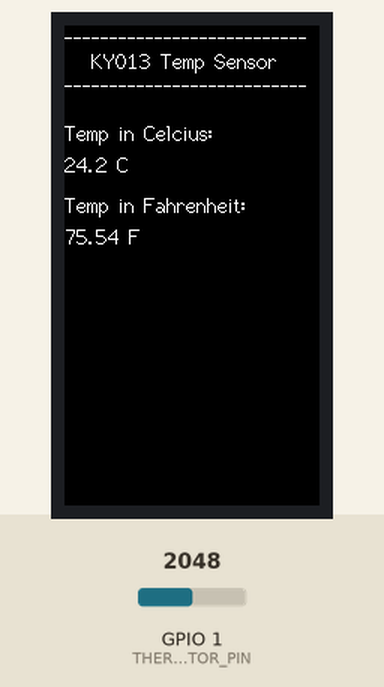
Bench run of a program on a simulated ESP32-S3. On the bench: 170×320 colour display. The inputs (shaded band) are chosen by the test bench; at power-on: GPIO 1 (THERMISTOR_PIN) = 2048 (analog values on the 0–4095 scale).

Above: at 3.4 s.
3.5 s: GPIO 1 (THERMISTOR_PIN) set to 3
At 4.6 s:
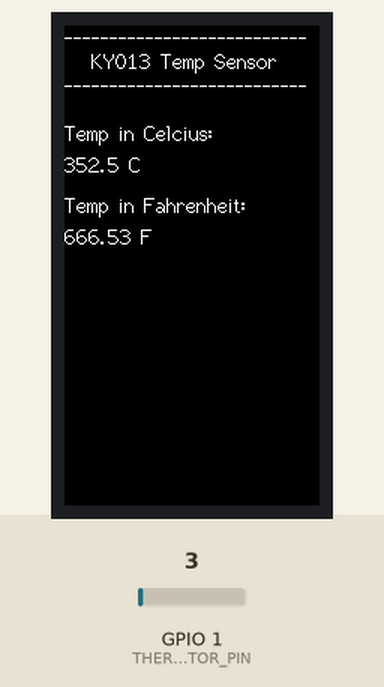
6.2 s: GPIO 1 (THERMISTOR_PIN) set to 0
At 7.4 s:
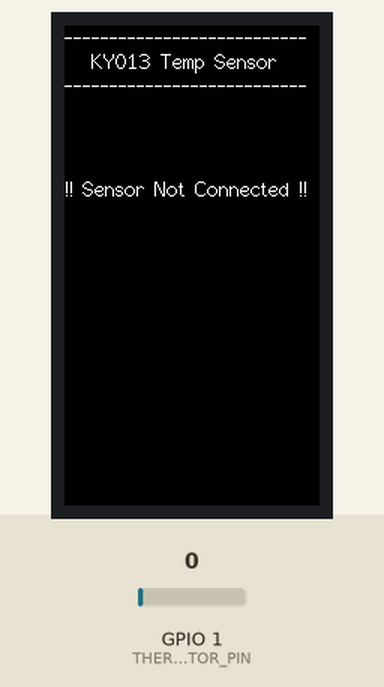
8.9 s: GPIO 1 (THERMISTOR_PIN) set to 491
At 10.43 s:
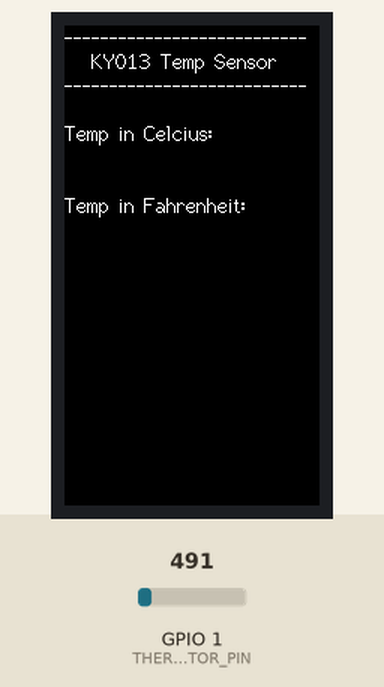
11.9 s: GPIO 1 (THERMISTOR_PIN) set to 4043
At 13.8 s:
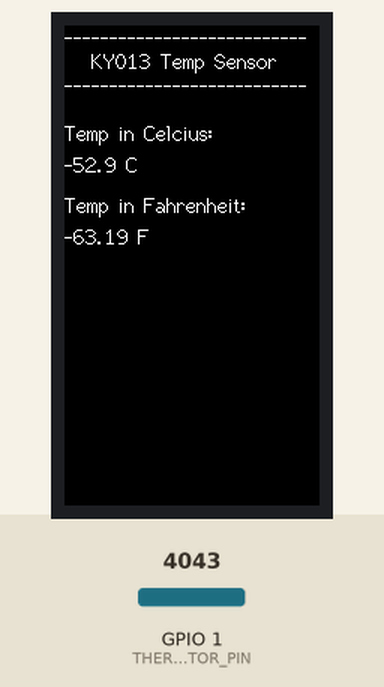
14.6 s: GPIO 1 (THERMISTOR_PIN) set to 4094
At 17.0 s:
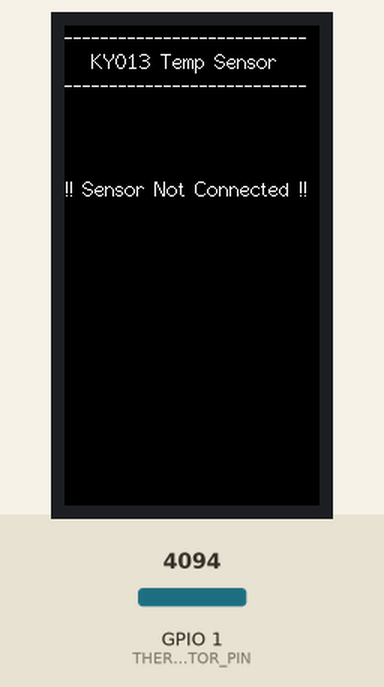
Timing chart, 0 to 18.5 s (numbered marks = the images above; inputs shaded):
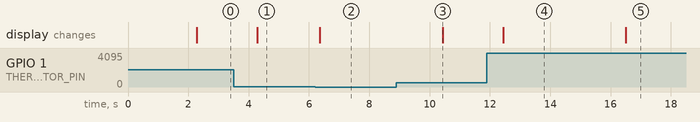

Measured:
- the behaviour switches between 2 and 1 on GPIO 1 (THERMISTOR_PIN) (found by bisection; images 1 and 2)
- the behaviour switches between 4093 and 4094 on GPIO 1 (THERMISTOR_PIN) (found by bisection; images 4 and 5)
- after the input at 3.5 s, the display: changes after 0.78 s (image 1)
- after the input at 6.2 s, the display: changes after 0.15 s (image 2)
- after the input at 8.9 s, the display: changes after 1.5 s (image 3)
- after the input at 11.9 s, the display: changes after 0.53 s (image 4)
- after the input at 14.6 s, the display: changes after 1.9 s (image 5)

The program:

main.cpp
```cpp
/*********************************************************************************************************
 * LILYGO T-Display-S3 KY-013 Thermistor Temperature Sensor Project
 *
 * Description:
 *   This code reads temperature data from a KY-013 thermistor sensor and displays it on the built-in
 *   screen of the LilyGO T-Display-S3 using the TFT_eSPI library.
 *   The code uses state machine logic to avoid using delays, which is code blocking.
 *   The temperature is displayed in both Celsius and Fahrenheit.
 *   The screen is only updated if there is a change in the temperature readings.
 *
 * How It Works:
 *   1. Sensor Reading: The code reads analog data from the KY-013 sensor at regular 2-second intervals.
 *   2. Converts to resistance using series resistor value.
 *   3. Calculates temperature using Steinhart-Hart equation & applies a calibration offset.
 *   2. Display: The temperature data is updated on the screen only when there is a difference in readings.
 *   3. State Machine: A state machine is used to manage the timing of sensor readings and display updates.
 *
 * Pin Connections:
 *   - KY-013 Signal Pin -> GPIO1 (ADC1_CH0)
 *   - LCD Backlight     -> GPIO15
 *   - Ground            -> GND
 *   - Voltage           -> 3.3V
 *
 * Notes:
 *   - Default uses Steinhart-Hart coefficients for generic 10K thermistor.
 *   - CALIBRATION_OFFSET can be adjusted to calibrate the sensor.
 *   - For best accuracy:
 *      - calibrate against known reference at multiple temperatures (e.g. DS18B20, multimeter, body temp),
 *      - use an average offset that will work across your expected temperature range.
 *   - The sensor's resistance is inverted, so we account for this by dividing by (ADC_MAX - analogValue).
 *   - The TFT_eSPI library is configured to work with the LilyGO T-Display-S3.
 *
 * KY-013 Specifications:
 *   - Operating Voltage: 3.3V to 5V
 *   - Temperature Range: -55°C to 125°C
 *   - Accuracy: ±1°C
 *
 **********************************************************************************************************/

/*************************************************************
******************* INCLUDES & DEFINITIONS *******************
**************************************************************/

#include <Arduino.h>
#include <TFT_eSPI.h>
#include <math.h>

// TFT_eSPI
TFT_eSPI tft = TFT_eSPI();

// KY-013 Thermistor Sensor
#define THERMISTOR_PIN 1         // analog pin connected to the KY-013 (ADC1_CH0)
#define R1 10000.0               // value of series resistor
#define ADC_MAX 4095.0           // 12-bit ADC resolution
#define CALIBRATION_OFFSET -0.8f // rough offset using DS18B20 with 2 points - ambient & body temperature

// Steinhart-Hart coefficients from example
#define C1 0.001129148
#define C2 0.000234125
#define C3 0.0000000876741

// Text positions for dynamic updates
#define CELSIUS_Y 85
#define FAHRENHEIT_Y 133
#define ERROR_Y 85

// State Machine States
enum class State {
  READ_SENSOR,    // state for reading sensor data
  UPDATE_DISPLAY, // state for updating the display
  WAIT            // state for waiting between sensor reads
};

// Global variables
State currentState = State::READ_SENSOR;       // initial state
unsigned long previousMillis = 0;              // for non-blocking timing
const unsigned long sensorReadInterval = 2000; // read sensor every 2 seconds
float temperatureC = 0.0;                      // variable to store temperature in Celsius
float temperatureF = 0.0;                      // variable to store temperature in Fahrenheit
float previousTemperatureC = -100.0;           // store previous temperature value (init to impossible value)
bool sensorConnected = true;                   // flag to track sensor connection
bool valueChanged = false;                     // flag to indicate when values have changed

/*************************************************************
********************** HELPER FUNCTIONS **********************
**************************************************************/

// Function to draw the static screen elements
void drawStaticScreen() {
  tft.fillScreen(TFT_BLACK);
  tft.setCursor(0, 0);
  tft.setTextColor(TFT_WHITE, TFT_BLACK);

  tft.println("---------------------------");
  tft.println("   KY013 Temp Sensor");
  tft.println("---------------------------");

  if (sensorConnected) {
    tft.println("\nTemp in Celcius:");
    tft.println("\n\nTemp in Fahrenheit:");
  }
}

// Function to show sensor error message
void showSensorError() {
  tft.setTextColor(TFT_WHITE, TFT_BLACK);
  tft.setCursor(0, ERROR_Y);
  tft.println("\n!! Sensor Not Connected !!");
}

// Function to convert analog reading to temperature in Celsius
float readTemperatureCelsius(int analogValue) {
  // Check for disconnected sensor
  if (analogValue <= 1 || analogValue >= ADC_MAX-1) {
    return NAN;
  }

  // Calculate thermistor resistance
  float R2 = R1 * (float)analogValue / (ADC_MAX - (float)analogValue); // inverted resistance
  float logR2 = log(R2);

  // Steinhart-Hart equation
  float tempK = 1.0 / (C1 + C2*logR2 + C3*logR2*logR2*logR2); // temperature in Kelvin
  float offsetTemp = tempK - 273.15; // convert Kelvin to Celsius

  // Apply calibration offset
  offsetTemp += CALIBRATION_OFFSET;

  return offsetTemp;
}

// Function to convert Celsius to Fahrenheit
float celsiusToFahrenheit(float celsius) {
  return (celsius * 1.8) + 32.0;
}

// Function to update temperature values on screen
void updateTemperatureValues() {
  // Update Celsius value
  tft.setTextColor(TFT_WHITE, TFT_BLACK);
  tft.setCursor(0, CELSIUS_Y);
  tft.print(String(temperatureC, 1) + " °C   "); // 1 decimal place

  // Update Fahrenheit value
  tft.setCursor(0, FAHRENHEIT_Y);
  tft.print(String(temperatureF, 2) + " °F   "); // 2 decimal places
}

/*************************************************************
*********************** MAIN FUNCTIONS ***********************
**************************************************************/

// SETUP
void setup() {
  // Initialize the TFT display
  tft.init();
  tft.setRotation(0);                     // adjust rotation (0 & 2 portrait | 1 & 3 landscape)
  tft.fillScreen(TFT_BLACK);              // clear screen
  tft.setTextFont(2);                     // set the font
  tft.setTextColor(TFT_WHITE, TFT_BLACK); // set text colour

  tft.println("Initialising...\n");
  delay(1000);

  // Set ADC settings
  analogReadResolution(12);       // set to 12-bit resolution
  analogSetAttenuation(ADC_11db); // for full 0-3.3V range
  delay(1000);

  // Draw the initial static screen
  drawStaticScreen();
}

// MAIN LOOP
void loop() {
  unsigned long currentMillis = millis(); // get the current millis time

  // State Machine Logic
  switch (currentState) {
    case State::READ_SENSOR: {
        // Read sensor data
        int analogValue = analogRead(THERMISTOR_PIN);
        temperatureC = readTemperatureCelsius(analogValue);

        // Check sensor connection
        bool currentConnectionState = !isnan(temperatureC);
        if (currentConnectionState != sensorConnected) {
          sensorConnected = currentConnectionState;
          drawStaticScreen();
          if (!sensorConnected) {
            showSensorError();
          }
        }

        // Only proceed if sensor is connected
        if (sensorConnected) {
          temperatureF = celsiusToFahrenheit(temperatureC);

          // Check if temperature changed significantly
          if (abs(temperatureC - previousTemperatureC) >= 0.1) {
            valueChanged = true;
            previousTemperatureC = temperatureC;
          }
        }

        currentState = State::UPDATE_DISPLAY;
        break;
      }


    case State::UPDATE_DISPLAY:
      // Update display only if values changed and sensor is connected
      if (valueChanged && sensorConnected) {
        updateTemperatureValues();
        valueChanged = false;
      }

      currentState = State::WAIT;
      previousMillis = currentMillis;
      break;

    case State::WAIT:
      // Wait for the specified interval before next reading
      if (currentMillis - previousMillis >= sensorReadInterval) {
        currentState = State::READ_SENSOR;
      }
      break;

    default:
      currentState = State::READ_SENSOR;
      break;
  }
}
```
